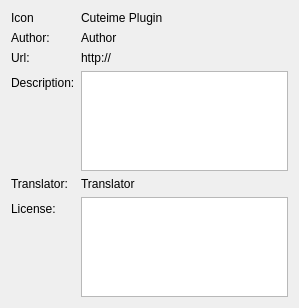
<?xml version="1.0" encoding="UTF-8"?>
<ui version="4.0">
 <class>CuteimeSettingsWidget</class>
 <widget class="QWidget" name="CuteimeSettingsWidget">
  <property name="geometry">
   <rect>
    <x>0</x>
    <y>0</y>
    <width>299</width>
    <height>308</height>
   </rect>
  </property>
  <layout class="QFormLayout" name="formLayout">
   <item row="0" column="0">
    <widget class="QLabel" name="icon">
     <property name="text">
      <string>Icon</string>
     </property>
    </widget>
   </item>
   <item row="0" column="1">
    <widget class="QLabel" name="name">
     <property name="text">
      <string>Cuteime Plugin</string>
     </property>
     <property name="textInteractionFlags">
      <set>Qt::LinksAccessibleByMouse|Qt::TextSelectableByMouse</set>
     </property>
    </widget>
   </item>
   <item row="1" column="0">
    <widget class="QLabel" name="authorLabel">
     <property name="text">
      <string>Author:</string>
     </property>
    </widget>
   </item>
   <item row="1" column="1">
    <widget class="QLabel" name="author">
     <property name="text">
      <string>Author</string>
     </property>
     <property name="textInteractionFlags">
      <set>Qt::LinksAccessibleByMouse|Qt::TextSelectableByMouse</set>
     </property>
    </widget>
   </item>
   <item row="2" column="0">
    <widget class="QLabel" name="urlLabel">
     <property name="text">
      <string>Url:</string>
     </property>
    </widget>
   </item>
   <item row="2" column="1">
    <widget class="QLabel" name="url">
     <property name="text">
      <string>http://</string>
     </property>
     <property name="textInteractionFlags">
      <set>Qt::LinksAccessibleByMouse|Qt::TextSelectableByMouse</set>
     </property>
    </widget>
   </item>
   <item row="3" column="0">
    <widget class="QLabel" name="descriptionLabel">
     <property name="text">
      <string>Description:</string>
     </property>
    </widget>
   </item>
   <item row="3" column="1">
    <widget class="QTextBrowser" name="description"/>
   </item>
   <item row="4" column="0">
    <widget class="QLabel" name="translatorLabel">
     <property name="text">
      <string>Translator:</string>
     </property>
    </widget>
   </item>
   <item row="4" column="1">
    <widget class="QLabel" name="translator">
     <property name="text">
      <string>Translator</string>
     </property>
    </widget>
   </item>
   <item row="5" column="0">
    <widget class="QLabel" name="licenseLabel">
     <property name="text">
      <string>License:</string>
     </property>
    </widget>
   </item>
   <item row="5" column="1">
    <widget class="QTextBrowser" name="license"/>
   </item>
  </layout>
 </widget>
 <resources/>
 <connections/>
</ui>
